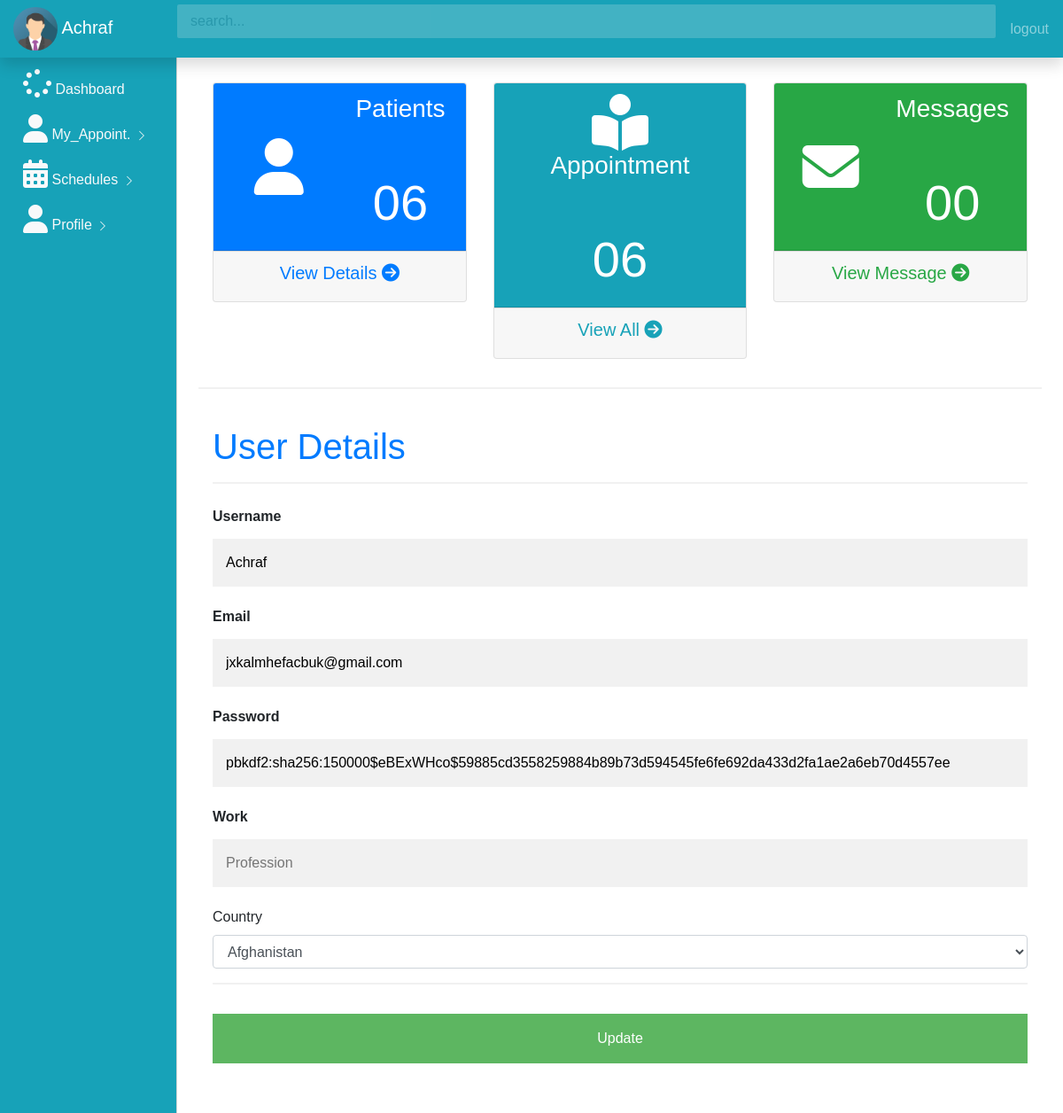
Screenshot of /profile_doctor (signed in) with the database file from the repository.
### app.py (models this page shows, shortened)
class User(UserMixin, db.Model):
    id = db.Column(db.Integer, primary_key=True)
    username = db.Column(db.String(100))
    email = db.Column(db.String(100), unique=True)
    password = db.Column(db.String(100))
    doctor = db.Column(db.Boolean)
    admin = db.Column(db.Boolean)
    work = db.Column(db.String(100))
    country = db.Column(db.String(100))
    image = db.Column(db.String(100))
    @property
    def unhashed_password(self):
        raise AttributeError('cannot view unhased password')
    appointment_by = db.relationship('Appointments',
                                     foreign_keys='Appointments.asked_by_id',
                                     backref='asker',
                                     lazy=True
                                     )
    Receive_by = db.relationship('Notiication',
                                 foreign_keys='Notiication.receive_by_id',
                                 backref='reciever',
                                 lazy=True
                                 )
    Sender_by = db.relationship('Notiication',
                                foreign_keys='Notiication.doctor_id',
                                backref='sender',
                                lazy=True
                                )
    answers_requested = db.relationship('Appointments',
                                        foreign_keys='Appointments.doctor_id',
                                        backref='expert',
                                        lazy=True
                                        )

### app.py (the view)
@app.route('/profile_doctor', methods=['POST', 'GET'])
@login_required
def profile_doctor():
    rows = db.session.query(Appointments).count()
    owner = User.query.filter_by(
        email=current_user.email, password=current_user.password, doctor=True)
    get_usors = User.query.all()
    if not owner:
        flash('register or login to access page')
        return redirect(url_for('home'))
    else:
        return render_template('profile_doctor.html', users=get_usors, rows=rows)

### app.py (called while the page is built)
@login_manager.user_loader
def load_user(user_id):
    return User.query.get(int(user_id))

### templates/profile_doctor.html (shortened to what this page needs)
{% include 'doctor_dash.html' %}
{% block body %}
<main role="main" class="col-md-9 ml-sm-auto col-lg-10 px-4">
    <hr>
    <form action="{{url_for('update_profile_doctor')}}" method = "POST">
        <div class="container">
          <h1 class="text-primary">User Details</h1>
          <hr>
          <label for="username"><b>Username</b></label>
          <input type="text" placeholder="Enter username" name="username" id="username" value = "{{current_user.username}}" required>
          <label for="email"><b>Email</b></label>
          <input type="text" placeholder="Enter Email" name="email" id="email" value = "{{current_user.email}}"" required>
          <label for="password"><b>Password</b></label>
          <input type="text" placeholder="Repeat Password" name="password" id="password" value = "{{current_user.password}}" required>
          <label for="work"><b>Work</b></label>
          <input type="text" placeholder="Profession" name="work" id="work" required>
          <label for="country">Country</label>
          <select id="country" name="country" class="form-control">
              <option value="Afghanistan">Afghanistan</option>
          </select>
          <hr>
          <button type="submit" class="registerbtn" href = "/update/{{current_user.id}}">Update
        </button>
        </div>
        <div class="container signin">
        </div>
      </form>
</main>
{% endblock %}

### templates/doctor_dash.html (shortened to what this page needs)
<!doctype html>
<html lang="en">
  <head>
    <link rel="stylesheet" href="https://stackpath.bootstrapcdn.com/bootstrap/4.5.2/css/bootstrap.min.css">
    <link rel="stylesheet" href="/static/css/dashboard.css">
    <link rel="stylesheet" href="https://cdn.datatables.net/1.10.22/css/jquery.dataTables.min.css">
  </head>
  <body> {%block body%}
    <nav class="navbar navbar-dark bg-info fixed-top flex-md-nowrap p-0 shadow">
        <a class="navbar-brand col-sm-3 col-md-2 mr-0" href="#">
          <img src="{{url_for('static', filename ='img_avatar.png')}}" alt="Avatar" style="width:50px;border-radius: 50%;">
          {{current_user.username}}
        </a>
        <input type="text" class="form-control form-control-primary w-100" placeholder="search...">
        <ul class=" navbar-nav px-3">
            <li class="nav-item text-nowrap">
                <a class="nav-link" onclick="return confirm('Confirm logout') " href="{{url_for('home')}}">logout</a>
            </li>
        </ul>
      </nav>
      <div class="container-fluid">
        <div class="row">
            <div class  = "col-md-2 bg-info d-none d-md-block sidebar">
                <div class="left-sidebar">
                    <ul class="nav flex-column sidebar-nav">
                        <li class="nav-item">
                          <a class="nav-link text-light" href="{{url_for('doctor_dash')}}">
                            <i class ="fa fa-spinner fa-2x"></i> Dashboard</a>
                        </li>
                        <li class="nav-item">
                          <a class="nav-link text-light" href="{{url_for('get_appointment_recieved')}}">
                            <i class="fa fa-user fa-2x"></i> My_Appoint.
                            <svg class="bi bi-chevron-right" width="16" height="16" viewBox="0 0 20 20" fill="currentColor" xmlns="http://www.w3.org/2000/svg"><path fill-rule="evenodd" d="M6.646 3.646a.5.5 0 01.708 0l6 6a.5.5 0 010 .708l-6 6a.5.5 0 01-.708-.708L12.293 10 6.646 4.354a.5.5 0 010-.708z"/></svg>
                          </a>
                        </li>
                        <li class="nav-item">
                          <a class="nav-link text-light" href="#">
                            <i class="fa fa-calendar fa-2x"></i>  Schedules
                            <svg class="bi bi-chevron-right" width="16" height="16" viewBox="0 0 20 20" fill="currentColor" xmlns="http://www.w3.org/2000/svg"><path fill-rule="evenodd" d="M6.646 3.646a.5.5 0 01.708 0l6 6a.5.5 0 010 .708l-6 6a.5.5 0 01-.708-.708L12.293 10 6.646 4.354a.5.5 0 010-.708z"/></svg>
                            </a>
                        </li>
                        <li class="nav-item">
                          <a class="nav-link text-light " href="{{url_for('profile_doctor')}}">
                            <i class="fa fa-user fa-2x"></i>  Profile
                            <svg class="bi bi-chevron-right" width="16" height="16" viewBox="0 0 20 20" fill="currentColor" xmlns="http://www.w3.org/2000/svg"><path fill-rule="evenodd" d="M6.646 3.646a.5.5 0 01.708 0l6 6a.5.5 0 010 .708l-6 6a.5.5 0 01-.708-.708L12.293 10 6.646 4.354a.5.5 0 010-.708z"/></svg>
                        </a>
                        </li>
                      </ul>
                </div>
            </div>
            <main role="main" class="col-md-9 ml-sm-auto col-lg-10 px-4">
                <h3>Dashboard</h3>
                <div class="container">
                  <div class="row ">
                    <div class="col-md-4">
                      <div class="card text-center">
                        <div class = "card-header bg-primary text-white">
                         <div class="row align-items-center">
                           <div class="col">
                             <i class="fa fa-user fa-4x"></i>
                           </div>
                           <div class="col">
                             <h3 >Patients</h3>
                           <br><br>
                             <h6 class ="display-4">0{{rows}}</h6>
                           </div>
                         </div>
                        </div>
                        <div class = "card-footer">
                         <h5>
                           <a  class ="text-primary" href="#" class="text-primary">View Details <i class="fa fa-arrow-circle-right"></i></i></a>
                         </h5>
                        </div>
                      </div>
                    </div>
                   <div class="col-md-4">
                     <div class="card text-center">
                       <div class = "card-header bg-info text-white">
                        <div class="row align-items-center">
                          <div class="col">
                            <i class="fa fa-book-reader fa-4x"></i>
                          </div>
                          <div class="col">
                            <h3 >Appointment</h3>
                            <br><br>
                            <h6 class = "display-4">0{{rows}}</span></h6>
                          </div>
                        </div>
                       </div>
                       <div class = "card-footer">
                        <h5>
                          <a href="{{url_for('get_appointment_recieved')}}" class="text-info">View All <i class="fa fa-arrow-circle-right"></i></i></a>
                        </h5>
                       </div>
                     </div>
                   </div>
                   <div class="col-md-4">
                     <div class="card text-center">
                       <div class = "card-header bg-success text-white">
                        <div class="row align-items-center">
                          <div class="col">
                            <i class="fa fa-envelope fa-4x"></i>
                          </div>
                          <div class="col">
                            <h3 >Messages</h3>
                            <br><br>
                            <h6 class = "display-4">00</span></h6>
                          </div>
                        </div>
                       </div>
                       <div class = "card-footer">
                        <h5>
                          <a href="#" class="text-success">View Message <i class="fa fa-arrow-circle-right"></i></i></a>
                        </h5>
                       </div>
                     </div>
                   </div>
                  </div>
                     </div>
            </main>
        </div>
      </div>
    {% endblock %}
  </body>
</html>

### static/css/dashboard.css (style rules this page uses)
.form-control-primary { margin: 10px; opacity: 0.2; border-radius: 2px; }
.sidebar { position: fixed; top:0; left:0; bottom:0; z-index:100; padding: 70px 0 0 10px; border-right: 1px solid #d3d3d3; }
.sidebar-nav li .nav-link { color: #333; font-weight: 500; }
body { font-family: Arial, Helvetica, sans-serif; }
* { box-sizing: border-box; }
.container { padding: 16px; background-color: white; }
input[type=text], input[type=password] { width: 100%; padding: 15px; margin: 5px 0 22px 0; display: inline-block; border: none; background: #f1f1f1; }
hr { border: 1px solid #f1f1f1; margin-bottom: 25px; }
.registerbtn { background-color: #4CAF50; color: white; padding: 16px 20px; margin: 8px 0; border: none; cursor: pointer; width: 100%; opacity: 0.9; }
a { color: dodgerblue; }

### templates/profile_doctor.html (style rules this page uses)
body { font-family: Arial, Helvetica, sans-serif; }
* { box-sizing: border-box; }
.container { padding: 16px; background-color: white; }
input[type=text], input[type=password] { width: 100%; padding: 15px; margin: 5px 0 22px 0; display: inline-block; border: none; background: #f1f1f1; }
hr { border: 1px solid #f1f1f1; margin-bottom: 25px; }
.registerbtn { background-color: #4CAF50; color: white; padding: 16px 20px; margin: 8px 0; border: none; cursor: pointer; width: 100%; opacity: 0.9; }
a { color: dodgerblue; }

### rows the page displays
User: username "Achraf", email "jxkalmhefacbuk@gmail.com", password "pbkdf2:sha256:150000$eBExWHco$59885cd3558259884b89b73d594545fe6fe692da433d2fa1ae2a6eb70d4557ee"

### other values shown
{{ rows }} "6"
